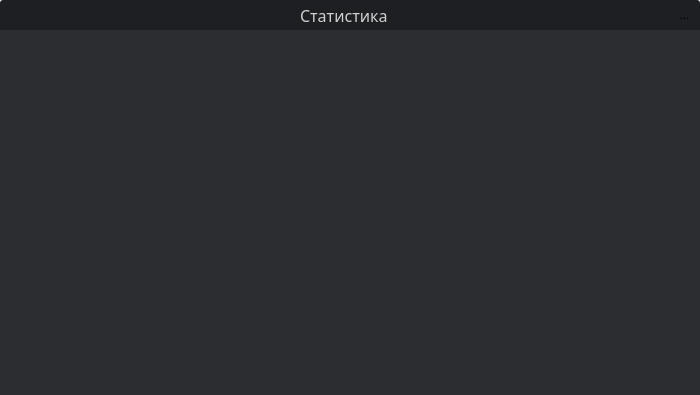
<?xml version="1.0" encoding="UTF-8"?>
<ui version="4.0">
 <class>ProfileEditror</class>
 <widget class="QWidget" name="ProfileEditror">
  <property name="geometry">
   <rect>
    <x>0</x>
    <y>0</y>
    <width>700</width>
    <height>395</height>
   </rect>
  </property>
  <property name="sizePolicy">
   <sizepolicy hsizetype="Maximum" vsizetype="Maximum">
    <horstretch>0</horstretch>
    <verstretch>0</verstretch>
   </sizepolicy>
  </property>
  <property name="windowTitle">
   <string>Form</string>
  </property>
  <layout class="QVBoxLayout" name="verticalLayout">
   <property name="spacing">
    <number>0</number>
   </property>
   <property name="leftMargin">
    <number>0</number>
   </property>
   <property name="topMargin">
    <number>0</number>
   </property>
   <property name="rightMargin">
    <number>0</number>
   </property>
   <property name="bottomMargin">
    <number>0</number>
   </property>
   <item>
    <widget class="QWidget" name="headwidget" native="true">
     <property name="minimumSize">
      <size>
       <width>0</width>
       <height>30</height>
      </size>
     </property>
     <property name="maximumSize">
      <size>
       <width>16777215</width>
       <height>30</height>
      </size>
     </property>
     <property name="styleSheet">
      <string notr="true">background-color: rgb(30, 31, 34);
border-top-left-radius: 3px;
border-top-right-radius: 3px;</string>
     </property>
     <layout class="QHBoxLayout" name="horizontalLayout">
      <property name="spacing">
       <number>0</number>
      </property>
      <property name="leftMargin">
       <number>6</number>
      </property>
      <property name="topMargin">
       <number>0</number>
      </property>
      <property name="rightMargin">
       <number>6</number>
      </property>
      <property name="bottomMargin">
       <number>0</number>
      </property>
      <item>
       <widget class="QLabel" name="label_3">
        <property name="text">
         <string/>
        </property>
        <property name="pixmap">
         <pixmap resource="images.qrc">:/img/icon20.png</pixmap>
        </property>
       </widget>
      </item>
      <item>
       <spacer name="horizontalSpacer_4">
        <property name="orientation">
         <enum>Qt::Horizontal</enum>
        </property>
        <property name="sizeHint" stdset="0">
         <size>
          <width>40</width>
          <height>20</height>
         </size>
        </property>
       </spacer>
      </item>
      <item>
       <widget class="QLabel" name="label">
        <property name="font">
         <font>
          <family>Segoe UI Black</family>
          <pointsize>12</pointsize>
          <bold>false</bold>
         </font>
        </property>
        <property name="styleSheet">
         <string notr="true">color: rgb(208, 208, 208);</string>
        </property>
        <property name="text">
         <string>Статистика</string>
        </property>
       </widget>
      </item>
      <item>
       <spacer name="horizontalSpacer">
        <property name="orientation">
         <enum>Qt::Horizontal</enum>
        </property>
        <property name="sizeHint" stdset="0">
         <size>
          <width>40</width>
          <height>20</height>
         </size>
        </property>
       </spacer>
      </item>
      <item>
       <widget class="QToolButton" name="close_btn">
        <property name="cursor">
         <cursorShape>PointingHandCursor</cursorShape>
        </property>
        <property name="text">
         <string>...</string>
        </property>
        <property name="icon">
         <iconset resource="images.qrc">
          <normaloff>:/img/х.png</normaloff>:/img/х.png</iconset>
        </property>
        <property name="autoRaise">
         <bool>true</bool>
        </property>
       </widget>
      </item>
     </layout>
    </widget>
   </item>
   <item>
    <widget class="QWidget" name="body_widget" native="true">
     <property name="styleSheet">
      <string notr="true">background-color: rgb(43, 45, 49);</string>
     </property>
     <layout class="QVBoxLayout" name="verticalLayout_3">
      <property name="spacing">
       <number>1</number>
      </property>
      <property name="leftMargin">
       <number>1</number>
      </property>
      <property name="topMargin">
       <number>1</number>
      </property>
      <property name="rightMargin">
       <number>1</number>
      </property>
      <property name="bottomMargin">
       <number>3</number>
      </property>
     </layout>
    </widget>
   </item>
  </layout>
 </widget>
 <resources>
  <include location="images.qrc"/>
 </resources>
 <connections/>
</ui>
